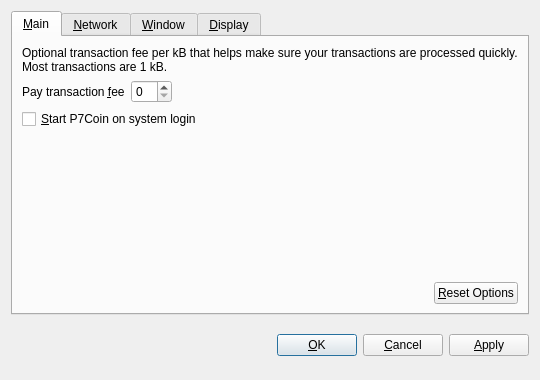
<?xml version="1.0" encoding="UTF-8"?>
<ui version="4.0">
 <class>OptionsDialog</class>
 <widget class="QDialog" name="OptionsDialog">
  <property name="geometry">
   <rect>
    <x>0</x>
    <y>0</y>
    <width>540</width>
    <height>380</height>
   </rect>
  </property>
  <property name="windowTitle">
   <string>Options</string>
  </property>
  <property name="modal">
   <bool>true</bool>
  </property>
  <layout class="QVBoxLayout" name="verticalLayout">
   <item>
    <widget class="QTabWidget" name="tabWidget">
     <property name="tabPosition">
      <enum>QTabWidget::North</enum>
     </property>
     <property name="currentIndex">
      <number>0</number>
     </property>
     <widget class="QWidget" name="tabMain">
      <attribute name="title">
       <string>&amp;Main</string>
      </attribute>
      <layout class="QVBoxLayout" name="verticalLayout_Main">
       <item>
        <widget class="QLabel" name="transactionFeeInfoLabel">
         <property name="text">
          <string>Optional transaction fee per kB that helps make sure your transactions are processed quickly. Most transactions are 1 kB.</string>
         </property>
         <property name="textFormat">
          <enum>Qt::PlainText</enum>
         </property>
         <property name="wordWrap">
          <bool>true</bool>
         </property>
        </widget>
       </item>
       <item>
        <layout class="QHBoxLayout" name="horizontalLayout_1_Main">
         <item>
          <widget class="QLabel" name="transactionFeeLabel">
           <property name="text">
            <string>Pay transaction &amp;fee</string>
           </property>
           <property name="textFormat">
            <enum>Qt::PlainText</enum>
           </property>
           <property name="buddy">
            <cstring>transactionFee</cstring>
           </property>
          </widget>
         </item>
         <item>
          <widget class="BitcoinAmountField" name="transactionFee"/>
         </item>
         <item>
          <spacer name="horizontalSpacer_1_Main">
           <property name="orientation">
            <enum>Qt::Horizontal</enum>
           </property>
           <property name="sizeHint" stdset="0">
            <size>
             <width>40</width>
             <height>20</height>
            </size>
           </property>
          </spacer>
         </item>
        </layout>
       </item>
       <item>
        <widget class="QCheckBox" name="bitcoinAtStartup">
         <property name="toolTip">
          <string>Automatically start P7Coin after logging in to the system.</string>
         </property>
         <property name="text">
          <string>&amp;Start P7Coin on system login</string>
         </property>
        </widget>
       </item>
       <item>
        <spacer name="verticalSpacer_Main">
         <property name="orientation">
          <enum>Qt::Vertical</enum>
         </property>
         <property name="sizeHint" stdset="0">
          <size>
           <width>20</width>
           <height>40</height>
          </size>
         </property>
        </spacer>
       </item>
       <item>
        <layout class="QHBoxLayout" name="horizontalLayout_2_Main">
         <item>
          <spacer name="horizontalSpacer_2_Main">
           <property name="orientation">
            <enum>Qt::Horizontal</enum>
           </property>
           <property name="sizeHint" stdset="0">
            <size>
             <width>40</width>
             <height>20</height>
            </size>
           </property>
          </spacer>
         </item>
         <item>
          <widget class="QPushButton" name="resetButton">
           <property name="toolTip">
            <string>Reset all client options to default.</string>
           </property>
           <property name="text">
            <string>&amp;Reset Options</string>
           </property>
           <property name="autoDefault">
            <bool>false</bool>
           </property>
          </widget>
         </item>
        </layout>
       </item>
      </layout>
     </widget>
     <widget class="QWidget" name="tabNetwork">
      <attribute name="title">
       <string>&amp;Network</string>
      </attribute>
      <layout class="QVBoxLayout" name="verticalLayout_Network">
       <item>
        <widget class="QCheckBox" name="mapPortUpnp">
         <property name="toolTip">
          <string>Automatically open the P7Coin client port on the router. This only works when your router supports UPnP and it is enabled.</string>
         </property>
         <property name="text">
          <string>Map port using &amp;UPnP</string>
         </property>
        </widget>
       </item>
       <item>
        <widget class="QCheckBox" name="connectSocks">
         <property name="toolTip">
          <string>Connect to the P7Coin network through a SOCKS proxy (e.g. when connecting through Tor).</string>
         </property>
         <property name="text">
          <string>&amp;Connect through SOCKS proxy:</string>
         </property>
        </widget>
       </item>
       <item>
        <layout class="QHBoxLayout" name="horizontalLayout_Network">
         <item>
          <widget class="QLabel" name="proxyIpLabel">
           <property name="text">
            <string>Proxy &amp;IP:</string>
           </property>
           <property name="textFormat">
            <enum>Qt::PlainText</enum>
           </property>
           <property name="buddy">
            <cstring>proxyIp</cstring>
           </property>
          </widget>
         </item>
         <item>
          <widget class="QValidatedLineEdit" name="proxyIp">
           <property name="maximumSize">
            <size>
             <width>140</width>
             <height>16777215</height>
            </size>
           </property>
           <property name="toolTip">
            <string>IP address of the proxy (e.g. 127.0.0.1)</string>
           </property>
          </widget>
         </item>
         <item>
          <widget class="QLabel" name="proxyPortLabel">
           <property name="text">
            <string>&amp;Port:</string>
           </property>
           <property name="textFormat">
            <enum>Qt::PlainText</enum>
           </property>
           <property name="buddy">
            <cstring>proxyPort</cstring>
           </property>
          </widget>
         </item>
         <item>
          <widget class="QLineEdit" name="proxyPort">
           <property name="maximumSize">
            <size>
             <width>55</width>
             <height>16777215</height>
            </size>
           </property>
           <property name="toolTip">
            <string>Port of the proxy (e.g. 9050)</string>
           </property>
          </widget>
         </item>
         <item>
          <widget class="QLabel" name="socksVersionLabel">
           <property name="text">
            <string>SOCKS &amp;Version:</string>
           </property>
           <property name="textFormat">
            <enum>Qt::PlainText</enum>
           </property>
           <property name="buddy">
            <cstring>socksVersion</cstring>
           </property>
          </widget>
         </item>
         <item>
          <widget class="QValueComboBox" name="socksVersion">
           <property name="toolTip">
            <string>SOCKS version of the proxy (e.g. 5)</string>
           </property>
          </widget>
         </item>
         <item>
          <spacer name="horizontalSpacer_Network">
           <property name="orientation">
            <enum>Qt::Horizontal</enum>
           </property>
           <property name="sizeHint" stdset="0">
            <size>
             <width>40</width>
             <height>20</height>
            </size>
           </property>
          </spacer>
         </item>
        </layout>
       </item>
       <item>
        <spacer name="verticalSpacer_Network">
         <property name="orientation">
          <enum>Qt::Vertical</enum>
         </property>
         <property name="sizeHint" stdset="0">
          <size>
           <width>20</width>
           <height>40</height>
          </size>
         </property>
        </spacer>
       </item>
      </layout>
     </widget>
     <widget class="QWidget" name="tabWindow">
      <attribute name="title">
       <string>&amp;Window</string>
      </attribute>
      <layout class="QVBoxLayout" name="verticalLayout_Window">
       <item>
        <widget class="QCheckBox" name="minimizeToTray">
         <property name="toolTip">
          <string>Show only a tray icon after minimizing the window.</string>
         </property>
         <property name="text">
          <string>&amp;Minimize to the tray instead of the taskbar</string>
         </property>
        </widget>
       </item>
       <item>
        <widget class="QCheckBox" name="minimizeOnClose">
         <property name="toolTip">
          <string>Minimize instead of exit the application when the window is closed. When this option is enabled, the application will be closed only after selecting Quit in the menu.</string>
         </property>
         <property name="text">
          <string>M&amp;inimize on close</string>
         </property>
        </widget>
       </item>
       <item>
        <spacer name="verticalSpacer_Window">
         <property name="orientation">
          <enum>Qt::Vertical</enum>
         </property>
         <property name="sizeHint" stdset="0">
          <size>
           <width>20</width>
           <height>40</height>
          </size>
         </property>
        </spacer>
       </item>
      </layout>
     </widget>
     <widget class="QWidget" name="tabDisplay">
      <attribute name="title">
       <string>&amp;Display</string>
      </attribute>
      <layout class="QVBoxLayout" name="verticalLayout_Display">
       <item>
        <layout class="QHBoxLayout" name="horizontalLayout_1_Display">
         <item>
          <widget class="QLabel" name="langLabel">
           <property name="text">
            <string>User Interface &amp;language:</string>
           </property>
           <property name="textFormat">
            <enum>Qt::PlainText</enum>
           </property>
           <property name="buddy">
            <cstring>lang</cstring>
           </property>
          </widget>
         </item>
         <item>
          <widget class="QValueComboBox" name="lang">
           <property name="toolTip">
            <string>The user interface language can be set here. This setting will take effect after restarting P7Coin.</string>
           </property>
          </widget>
         </item>
        </layout>
       </item>
       <item>
        <layout class="QHBoxLayout" name="horizontalLayout_2_Display">
         <item>
          <widget class="QLabel" name="unitLabel">
           <property name="text">
            <string>&amp;Unit to show amounts in:</string>
           </property>
           <property name="textFormat">
            <enum>Qt::PlainText</enum>
           </property>
           <property name="buddy">
            <cstring>unit</cstring>
           </property>
          </widget>
         </item>
         <item>
          <widget class="QValueComboBox" name="unit">
           <property name="toolTip">
            <string>Choose the default subdivision unit to show in the interface and when sending coins.</string>
           </property>
          </widget>
         </item>
        </layout>
       </item>
       <item>
        <widget class="QCheckBox" name="displayAddresses">
         <property name="toolTip">
          <string>Whether to show P7Coin addresses in the transaction list or not.</string>
         </property>
         <property name="text">
          <string>&amp;Display addresses in transaction list</string>
         </property>
        </widget>
       </item>
       <item>
        <widget class="QCheckBox" name="coinControlFeatures">
         <property name="toolTip">
          <string>Whether to show coin control features or not.</string>
         </property>
         <property name="text">
          <string>Display coin &amp;control features (experts only!)</string>
         </property>
        </widget>
       </item>
       <item>
        <spacer name="verticalSpacer_Display">
         <property name="orientation">
          <enum>Qt::Vertical</enum>
         </property>
         <property name="sizeHint" stdset="0">
          <size>
           <width>20</width>
           <height>40</height>
          </size>
         </property>
        </spacer>
       </item>
      </layout>
     </widget>
    </widget>
   </item>
   <item>
    <layout class="QHBoxLayout" name="horizontalLayout_Buttons">
     <item>
      <spacer name="horizontalSpacer_1">
       <property name="orientation">
        <enum>Qt::Horizontal</enum>
       </property>
       <property name="sizeHint" stdset="0">
        <size>
         <width>40</width>
         <height>48</height>
        </size>
       </property>
      </spacer>
     </item>
     <item>
      <widget class="QLabel" name="statusLabel">
       <property name="font">
        <font>
         <weight>75</weight>
         <bold>true</bold>
        </font>
       </property>
       <property name="text">
        <string/>
       </property>
       <property name="textFormat">
        <enum>Qt::PlainText</enum>
       </property>
       <property name="wordWrap">
        <bool>true</bool>
       </property>
      </widget>
     </item>
     <item>
      <spacer name="horizontalSpacer_2">
       <property name="orientation">
        <enum>Qt::Horizontal</enum>
       </property>
       <property name="sizeHint" stdset="0">
        <size>
         <width>40</width>
         <height>48</height>
        </size>
       </property>
      </spacer>
     </item>
     <item>
      <widget class="QPushButton" name="okButton">
       <property name="text">
        <string>&amp;OK</string>
       </property>
      </widget>
     </item>
     <item>
      <widget class="QPushButton" name="cancelButton">
       <property name="text">
        <string>&amp;Cancel</string>
       </property>
       <property name="autoDefault">
        <bool>false</bool>
       </property>
      </widget>
     </item>
     <item>
      <widget class="QPushButton" name="applyButton">
       <property name="text">
        <string>&amp;Apply</string>
       </property>
       <property name="autoDefault">
        <bool>false</bool>
       </property>
      </widget>
     </item>
    </layout>
   </item>
  </layout>
 </widget>
 <customwidgets>
  <customwidget>
   <class>BitcoinAmountField</class>
   <extends>QSpinBox</extends>
   <header>bitcoinamountfield.h</header>
  </customwidget>
  <customwidget>
   <class>QValueComboBox</class>
   <extends>QComboBox</extends>
   <header>qvaluecombobox.h</header>
  </customwidget>
  <customwidget>
   <class>QValidatedLineEdit</class>
   <extends>QLineEdit</extends>
   <header>qvalidatedlineedit.h</header>
  </customwidget>
 </customwidgets>
 <resources/>
 <connections/>
</ui>
